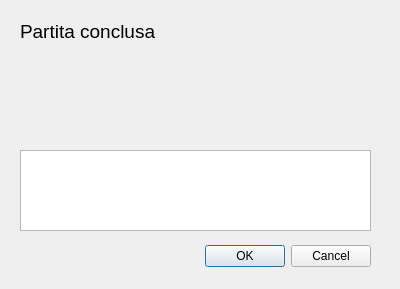
<?xml version="1.0" encoding="UTF-8"?>
<ui version="4.0">
 <class>Esito</class>
 <widget class="QDialog" name="Esito">
  <property name="geometry">
   <rect>
    <x>0</x>
    <y>0</y>
    <width>400</width>
    <height>289</height>
   </rect>
  </property>
  <property name="minimumSize">
   <size>
    <width>400</width>
    <height>289</height>
   </size>
  </property>
  <property name="maximumSize">
   <size>
    <width>400</width>
    <height>289</height>
   </size>
  </property>
  <property name="windowTitle">
   <string>Dialog</string>
  </property>
  <widget class="QDialogButtonBox" name="buttonBox">
   <property name="geometry">
    <rect>
     <x>30</x>
     <y>240</y>
     <width>341</width>
     <height>32</height>
    </rect>
   </property>
   <property name="orientation">
    <enum>Qt::Horizontal</enum>
   </property>
   <property name="standardButtons">
    <set>QDialogButtonBox::Cancel|QDialogButtonBox::Ok</set>
   </property>
  </widget>
  <widget class="QLabel" name="titolo">
   <property name="geometry">
    <rect>
     <x>20</x>
     <y>20</y>
     <width>311</width>
     <height>23</height>
    </rect>
   </property>
   <property name="font">
    <font>
     <pointsize>14</pointsize>
    </font>
   </property>
   <property name="text">
    <string>Partita conclusa</string>
   </property>
  </widget>
  <widget class="QTextBrowser" name="textBrowser">
   <property name="geometry">
    <rect>
     <x>20</x>
     <y>150</y>
     <width>351</width>
     <height>81</height>
    </rect>
   </property>
  </widget>
  <widget class="QLabel" name="pic">
   <property name="geometry">
    <rect>
     <x>110</x>
     <y>50</y>
     <width>171</width>
     <height>91</height>
    </rect>
   </property>
   <property name="text">
    <string/>
   </property>
  </widget>
 </widget>
 <resources/>
 <connections>
  <connection>
   <sender>buttonBox</sender>
   <signal>accepted()</signal>
   <receiver>Esito</receiver>
   <slot>accept()</slot>
   <hints>
    <hint type="sourcelabel">
     <x>248</x>
     <y>254</y>
    </hint>
    <hint type="destinationlabel">
     <x>157</x>
     <y>274</y>
    </hint>
   </hints>
  </connection>
  <connection>
   <sender>buttonBox</sender>
   <signal>rejected()</signal>
   <receiver>Esito</receiver>
   <slot>reject()</slot>
   <hints>
    <hint type="sourcelabel">
     <x>316</x>
     <y>260</y>
    </hint>
    <hint type="destinationlabel">
     <x>286</x>
     <y>274</y>
    </hint>
   </hints>
  </connection>
 </connections>
</ui>
